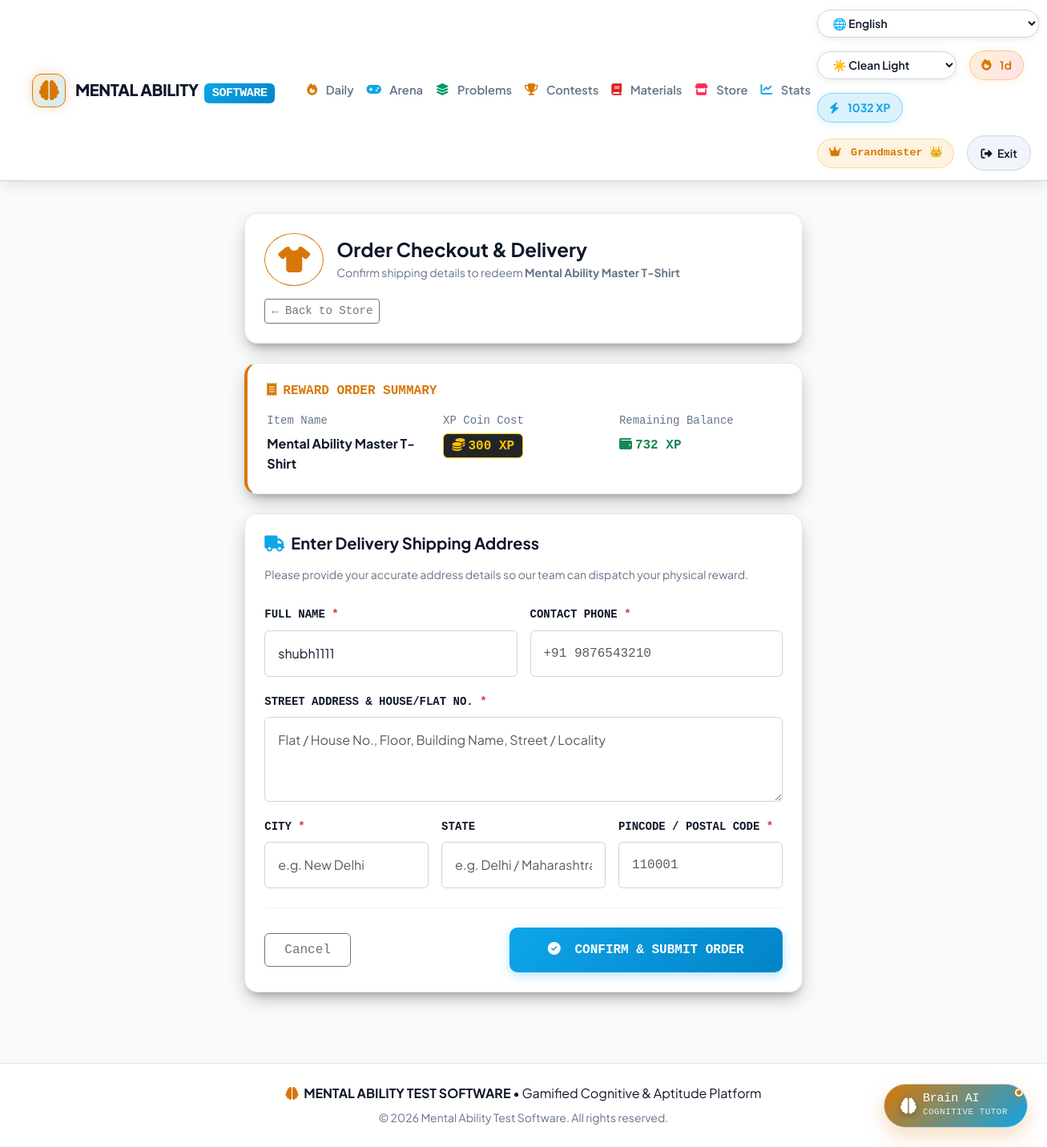
/goodies/redeem/1/address/ (signed in), run on the app's committed database.
### quiz/models.py (models this page shows, shortened)
class UserProfile(models.Model):
    user = models.OneToOneField('auth.User', on_delete=models.CASCADE, related_name='profile')
    streak_count = models.IntegerField(default=0)
    last_active_date = models.DateField(null=True, blank=True)
    total_xp = models.IntegerField(default=0)
    solved_questions_count = models.IntegerField(default=0)
    @property
    def rank_title(self):
        if self.total_xp >= 1000:
            return "Grandmaster 👑"
        elif self.total_xp >= 500:
            return "Mind Master 🧠"
        elif self.total_xp >= 200:
            return "Aptitude Scholar 🎓"
        elif self.total_xp >= 50:
            return "Problem Solver ⚡"
        else:
            return "Novice Explorer"

class GoodieItem(models.Model):
    name = models.CharField(max_length=150)
    description = models.TextField()
    coin_cost = models.IntegerField(help_text="XP / Goodies Coins required to redeem")
    icon_class = models.CharField(max_length=100, default="fas fa-gift")
    image_path = models.CharField(max_length=255, blank=True, null=True)
    stock = models.IntegerField(default=50)

### quiz/views.py (the view, shortened to what this page needs)
# urls.py: path('goodies/redeem/<int:pk>/address/', login_required(views.redeem_address), name='redeem_address'),
@login_required
def redeem_address(request, pk):
    goodie = get_object_or_404(GoodieItem, pk=pk)
    profile = get_or_create_user_profile(request.user)
    if goodie.stock <= 0:
        messages.error(request, f"Sorry, {goodie.name} is currently out of stock!")
        return redirect('quiz:goodies')
    if profile.total_xp < goodie.coin_cost:
        messages.error(request, f"Insufficient XP! You need {goodie.coin_cost} XP to redeem {goodie.name}. Current XP: {profile.total_xp}.")
        return redirect('quiz:goodies')
    context = {
        'goodie': goodie,
        'profile': profile,
        'remaining_xp': profile.total_xp - goodie.coin_cost,
        'full_name': request.user.get_full_name() or request.user.username,
    }
    return render(request, 'quiz/redeem_address.html', context)

### templates/quiz/redeem_address.html (shortened to what this page needs)
{% extends 'base.html' %}
{% load static %}
{% block content %}
<div class="row justify-content-center py-3">
  <div class="col-lg-8 col-xl-7">
    <div class="lc-card p-4 mb-4">
      <div class="d-flex align-items-center justify-content-between flex-wrap gap-3">
        <div class="d-flex align-items-center gap-3">
          <div class="rounded-circle p-3 d-flex align-items-center justify-content-center" style="background-color: var(--lc-surface); border: 1px solid var(--lc-amber); min-width: 55px; min-height: 55px;">
            <i class="{{ goodie.icon_class|default:'fas fa-gift' }} fa-2x" style="color: var(--lc-amber);"></i>
          </div>
          <div>
            <h4 class="fw-bold mb-1" style="color: var(--lc-text);">Order Checkout & Delivery</h4>
            <p class="small mb-0" style="color: var(--lc-text-muted);">Confirm shipping details to redeem <strong>{{ goodie.name }}</strong></p>
          </div>
        </div>
        <a href="{% url 'quiz:study_material' %}" class="btn btn-outline-secondary btn-sm font-monospace">
          &larr; Back to Store
        </a>
      </div>
    </div>
    <div class="lc-card p-4 mb-4" style="border-left: 4px solid var(--lc-amber);">
      <h6 class="font-monospace text-uppercase fw-bold mb-3" style="color: var(--lc-amber);">
        <i class="fas fa-receipt me-2"></i>Reward Order Summary
      </h6>
      <div class="row g-3 text-center text-sm-start">
        <div class="col-sm-4">
          <small class="d-block text-muted font-monospace mb-1">Item Name</small>
          <strong style="color: var(--lc-text);">{{ goodie.name }}</strong>
        </div>
        <div class="col-sm-4">
          <small class="d-block text-muted font-monospace mb-1">XP Coin Cost</small>
          <span class="badge bg-dark border border-warning text-warning fs-6 font-monospace">
            <i class="fas fa-coins me-1"></i>{{ goodie.coin_cost }} XP
          </span>
        </div>
        <div class="col-sm-4">
          <small class="d-block text-muted font-monospace mb-1">Remaining Balance</small>
          <span class="fw-bold font-monospace text-success fs-6">
            <i class="fas fa-wallet me-1"></i>{{ remaining_xp }} XP
          </span>
        </div>
      </div>
    </div>
    <div class="lc-card p-4">
      <h5 class="fw-bold mb-3" style="color: var(--lc-text);">
        <i class="fas fa-truck me-2" style="color: var(--lc-blue);"></i>Enter Delivery Shipping Address
      </h5>
      <p class="small mb-4" style="color: var(--lc-text-muted);">Please provide your accurate address details so our team can dispatch your physical reward.</p>
      <form method="post">
        <div class="row g-3">
          <div class="col-md-6">
            <label for="full_name" class="form-label fw-bold small text-uppercase font-monospace" style="color: var(--lc-text);">Full Name <span class="text-danger">*</span></label>
            <input type="text" id="full_name" name="full_name" class="form-control p-3" value="{{ full_name }}" required placeholder="e.g. Rahul Sharma" style="background-color: var(--lc-surface); color: var(--lc-text); border-color: var(--lc-border-highlight);">
          </div>
          <div class="col-md-6">
            <label for="phone_number" class="form-label fw-bold small text-uppercase font-monospace" style="color: var(--lc-text);">Contact Phone <span class="text-danger">*</span></label>
            <input type="tel" id="phone_number" name="phone_number" class="form-control p-3 font-monospace" value="{{ phone_number }}" required placeholder="+91 9876543210" style="background-color: var(--lc-surface); color: var(--lc-text); border-color: var(--lc-border-highlight);">
          </div>
          <div class="col-12">
            <label for="shipping_address" class="form-label fw-bold small text-uppercase font-monospace" style="color: var(--lc-text);">Street Address & House/Flat No. <span class="text-danger">*</span></label>
            <textarea id="shipping_address" name="shipping_address" rows="3" class="form-control p-3" required placeholder="Flat / House No., Floor, Building Name, Street / Locality" style="background-color: var(--lc-surface); color: var(--lc-text); border-color: var(--lc-border-highlight);">{{ shipping_address }}</textarea>
          </div>
          <div class="col-md-4">
            <label for="city" class="form-label fw-bold small text-uppercase font-monospace" style="color: var(--lc-text);">City <span class="text-danger">*</span></label>
            <input type="text" id="city" name="city" class="form-control p-3" value="{{ city }}" required placeholder="e.g. New Delhi" style="background-color: var(--lc-surface); color: var(--lc-text); border-color: var(--lc-border-highlight);">
          </div>
          <div class="col-md-4">
            <label for="state" class="form-label fw-bold small text-uppercase font-monospace" style="color: var(--lc-text);">State</label>
            <input type="text" id="state" name="state" class="form-control p-3" value="{{ state }}" placeholder="e.g. Delhi / Maharashtra" style="background-color: var(--lc-surface); color: var(--lc-text); border-color: var(--lc-border-highlight);">
          </div>
          <div class="col-md-4">
            <label for="pincode" class="form-label fw-bold small text-uppercase font-monospace" style="color: var(--lc-text);">Pincode / Postal Code <span class="text-danger">*</span></label>
            <input type="text" id="pincode" name="pincode" class="form-control p-3 font-monospace" value="{{ pincode }}" required placeholder="110001" style="background-color: var(--lc-surface); color: var(--lc-text); border-color: var(--lc-border-highlight);">
          </div>
        </div>
        <hr class="my-4" style="border-color: var(--lc-border-highlight);">
        <div class="d-flex align-items-center justify-content-between gap-3">
          <a href="{% url 'quiz:study_material' %}" class="btn btn-outline-secondary px-4 py-2 font-monospace">
            Cancel
          </a>
          <button type="submit" class="btn btn-lc-primary px-5 py-3 font-monospace fw-bold">
            <i class="fas fa-check-circle me-2"></i> CONFIRM & SUBMIT ORDER
          </button>
        </div>
      </form>
    </div>
  </div>
</div>
{% endblock %}

### templates/base.html (shortened to what this page needs)
<!DOCTYPE html>
{% load static %}
<html lang="en">
<head>
  <link href="https://cdn.jsdelivr.net/npm/bootstrap@5.3.2/dist/css/bootstrap.min.css" rel="stylesheet">
  <link rel="stylesheet" href="https://cdnjs.cloudflare.com/ajax/libs/font-awesome/6.4.0/css/all.min.css">
  <link rel="stylesheet" href="{% static 'css/global.css' %}?v=2.1">
</head>
<body>
  <nav class="navbar navbar-expand-lg navbar-dark navbar-leetcode sticky-top">
    <div class="container-fluid">
      <a class="navbar-brand" href="{% url 'quiz:index' %}">
        <div class="brand-icon-box">
          <i class="fas fa-brain fa-lg" style="color: var(--lc-amber);"></i>
        </div>
        <div>
          <span class="fw-extrabold" style="color: var(--lc-text);">MENTAL ABILITY</span>
          <span class="badge ms-1 font-monospace" style="background: linear-gradient(135deg, var(--lc-blue), #0284c7); color: #ffffff;">SOFTWARE</span>
        </div>
      </a>
      <div class="collapse navbar-collapse" id="leetcodeNavbar">
        <ul class="navbar-nav me-auto mb-2 mb-lg-0 ms-lg-3">
          <li class="nav-item">
            <a class="nav-link {% if request.resolver_match.url_name == 'index' %}active{% endif %}" href="{% url 'quiz:index' %}">
              <i class="fas fa-fire me-1" style="color: var(--lc-amber);"></i> Daily
            </a>
          </li>
          <li class="nav-item">
            <a class="nav-link {% if request.resolver_match.url_name == 'test_session' %}active{% endif %}" href="{% url 'quiz:test_session' %}">
              <i class="fas fa-gamepad me-1" style="color: var(--lc-blue);"></i> Arena
            </a>
          </li>
          <li class="nav-item">
            <a class="nav-link {% if request.resolver_match.url_name == 'revision' %}active{% endif %}" href="{% url 'quiz:revision' %}">
              <i class="fas fa-layer-group me-1" style="color: var(--lc-easy);"></i> Problems
            </a>
          </li>
          <li class="nav-item">
            <a class="nav-link {% if request.resolver_match.url_name == 'contests' %}active{% endif %}" href="{% url 'quiz:contests' %}">
              <i class="fas fa-trophy me-1" style="color: var(--lc-amber);"></i> Contests
            </a>
          </li>
          <li class="nav-item">
            <a class="nav-link {% if request.resolver_match.url_name == 'study_material' %}active{% endif %}" href="{% url 'quiz:study_material' %}">
              <i class="fas fa-book me-1" style="color: var(--lc-hard);"></i> Materials
            </a>
          </li>
          <li class="nav-item">
            <a class="nav-link {% if request.resolver_match.url_name == 'goodies' %}active{% endif %}" href="{% url 'quiz:goodies' %}">
              <i class="fas fa-store me-1" style="color: var(--lc-pink, #ff2d55);"></i> Store
            </a>
          </li>
          <li class="nav-item">
            <a class="nav-link {% if request.resolver_match.url_name == 'dashboard' %}active{% endif %}" href="{% url 'quiz:dashboard' %}">
              <i class="fas fa-chart-line me-1" style="color: var(--lc-blue);"></i> Stats
            </a>
          </li>
        </ul>
        <div class="d-flex align-items-center gap-3 flex-wrap">
          <select id="languageSelect" class="theme-selector" title="Select UI Language" onchange="switchLanguage(this.value)">
            <option value="en">🌐 English</option>
          </select>
          <select id="themeSelect" class="theme-selector" title="Switch UI Theme" onchange="switchTheme(this.value)">
            <option value="clean-light">☀️ Clean Light</option>
          </select>
          {% if user.is_authenticated %}
            <div class="streak-badge" title="Daily Activity Streak">
              <i class="fas fa-fire me-1"></i> {{ profile.streak_count|default:1 }}d
            </div>
            <div class="xp-badge" title="Total Experience Points">
              <i class="fas fa-bolt me-1"></i> {{ profile.total_xp|default:0 }} XP
            </div>
            <span class="rank-badge font-monospace d-none d-md-inline">
              <i class="fas fa-crown me-1"></i> {{ profile.rank_title|default:"Novice" }}
            </span>
            <form action="{% url 'logout' %}" method="post" class="d-inline">
              <button class="btn btn-lc-secondary btn-sm rounded-pill px-3" type="submit" title="Logout">
                <i class="fas fa-sign-out-alt me-1"></i> Exit
              </button>
            </form>
          {% else %}
            <a class="btn btn-lc-secondary btn-sm rounded-pill px-3" href="{% url 'login' %}">Log In</a>
            <a class="btn btn-lc-primary btn-sm rounded-pill px-3" href="{% url 'quiz:signup' %}">Sign Up</a>
          {% endif %}
        </div>
      </div>
    </div>
  </nav>
  <div class="container-fluid py-4 px-lg-5">
    {% block content %}{% endblock %}
  </div>
  <footer class="footer py-4 mt-5" style="border-top: 1px solid var(--lc-border); background-color: var(--lc-surface); color: var(--lc-text);">
    <div class="container text-center">
      <p class="mb-1" style="color: var(--lc-text);">
        <i class="fas fa-brain me-1" style="color: var(--lc-amber);"></i> <strong>MENTAL ABILITY TEST SOFTWARE</strong> &bull; Gamified Cognitive & Aptitude Platform
      </p>
      <small style="color: var(--lc-text-muted);">&copy; 2026 Mental Ability Test Software. All rights reserved.</small>
    </div>
  </footer>
  {% include 'quiz/ai_chatbot.html' %}
</body>
</html>

### data on the page
UserProfile: streak_count "1", total_xp "1032", rank_title "Grandmaster 👑"
GoodieItem: name "Mental Ability Master T-Shirt", coin_cost "300"

### other printed values
{{ remaining_xp }} "732"
